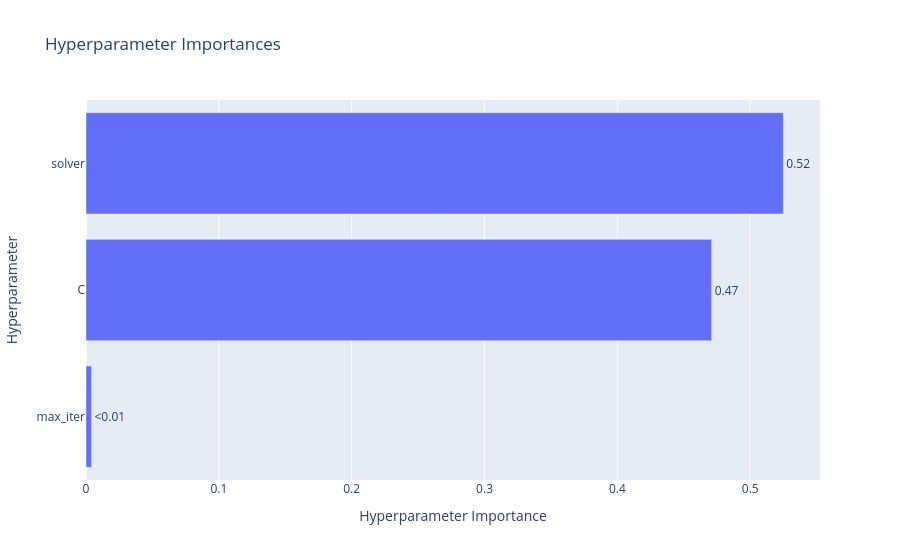

Write notebook code for a chart like this one.
### Markdown cell above
Можно посмотреть на важность гиперпараметров

### Code cell
optuna.visualization.plot_param_importances(study)

### Figure 1 — Plotly figure (JSON) as saved in the notebook; plotly's stock layout.template omitted (floating-point values rounded to 4 significant figures)
{"data": [{"cliponaxis": false, "hovertemplate": ["max_iter (IntDistribution): 0.004125624785345324<extra></extra>", "C (FloatDistribution): 0.4709722709330178<extra></extra>", "solver (CategoricalDistribution): 0.5249021042816367<extra></extra>"], "name": "Objective Value", "orientation": "h", "text": ["<0.01", "0.47", "0.52"], "textposition": "outside", "type": "bar", "x": [0.004126, 0.471, 0.5249], "y": ["max_iter", "C", "solver"]}], "layout": {"title": {"text": "Hyperparameter Importances"}, "xaxis": {"title": {"text": "Hyperparameter Importance"}}, "yaxis": {"title": {"text": "Hyperparameter"}}}}
